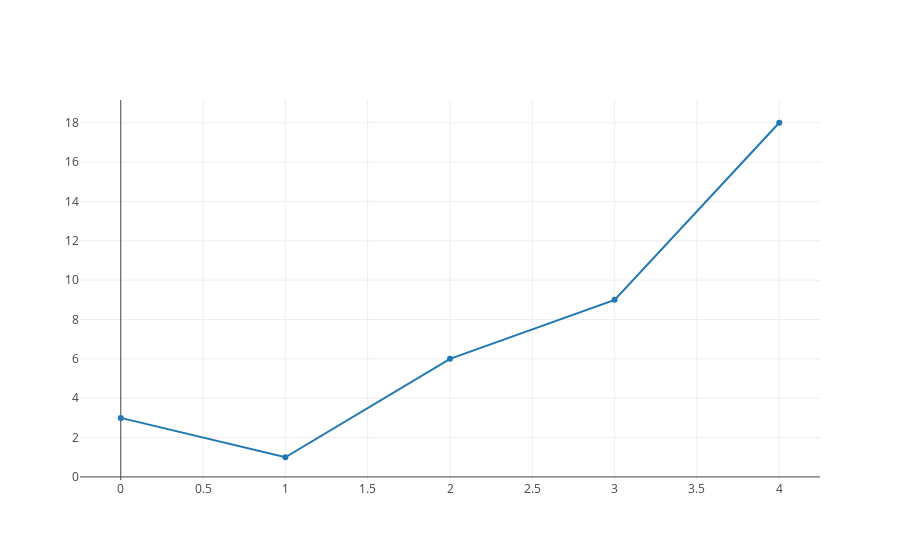

Notebook cell for this chart:
### Code cell
# Plotly Hello world

from plotly.offline import iplot
iplot([{"y": [3, 1, 6, 9, 18]}])

### Figure 1 — Plotly figure (JSON) as saved in the notebook; plotly's stock layout.template omitted (floating-point values rounded to 4 significant figures)
{"data": [{"type": "scatter", "uid": "91276973-80fd-4663-975e-fdecbcaaf0cb", "y": [3, 1, 6, 9, 18]}], "layout": {"autosize": true, "xaxis": {"autorange": true, "range": [-0.2306, 4.231]}, "yaxis": {"autorange": true, "range": [-0.2452, 19.25], "type": "linear"}}}
